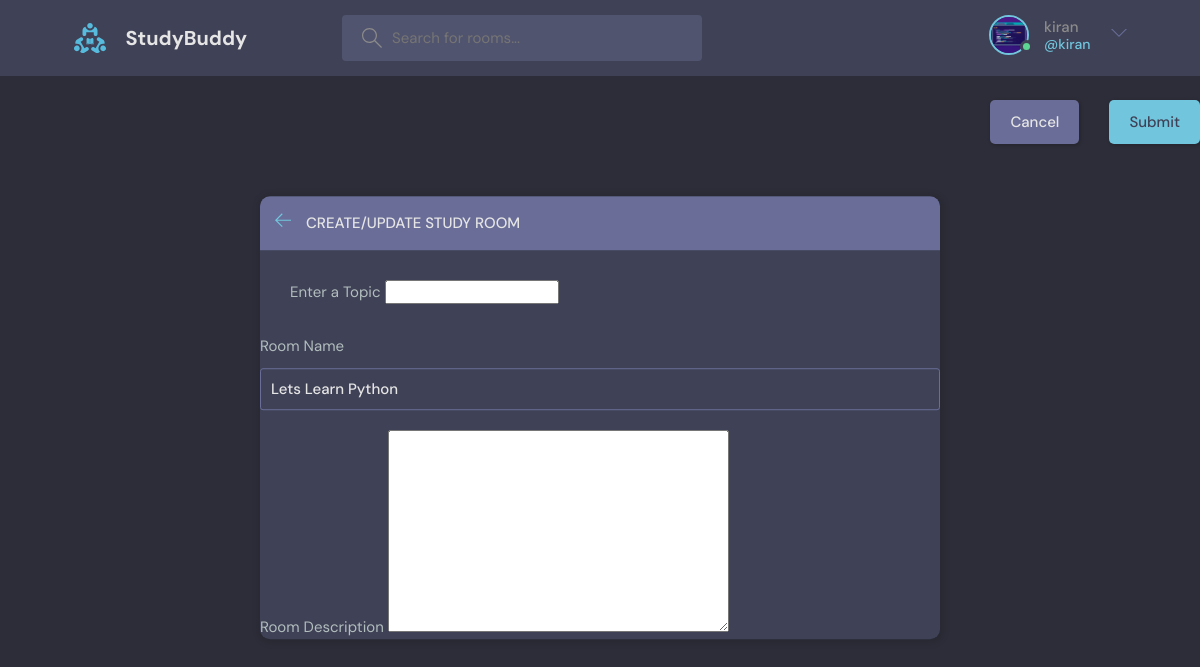
The app's page /update-room/1/ (signed in) with its own data.
### base/models.py (models this page shows, shortened)
class User(AbstractUser):
    name = models.CharField(max_length=200, null=True)
    email = models.EmailField(null=True, unique=True)
    bio = models.TextField(null=True)
    avatar = models.ImageField(null=True, default="avatar.svg")
    USERNAME_FIELD = 'email'
    REQUIRED_FIELDS = []

class Room(models.Model):
    host = models.ForeignKey(User, on_delete=models.SET_NULL, null=True)
    topic = models.ForeignKey(Topic, on_delete=models.SET_NULL, null=True)
    name = models.CharField(max_length=200)
    description = models.TextField(null=True, blank=True)
    participants = models.ManyToManyField(User, related_name='participants', blank=True)
    updated = models.DateTimeField(auto_now=True)
    created = models.DateTimeField(auto_now_add=True)
    class Meta:
        ordering = ['-updated','-created']

### base/views.py (the view, shortened to what this page needs)
# urls.py: path('update-room/<str:pk>/', views.updateRoom, name="update-room"),
@login_required(login_url= 'login')
def updateRoom(request, pk):
    room = Room.objects.get(id=pk)
    form = RoomForm(instance=room)
    topics = Topic.objects.all()
    if request.user != room.host:
        return HttpResponse('You are not allowed here!!')
    context = {'form': form, 'topics': topics}
    return render(request, 'base/room_form.html', context)

### base/forms.py
class RoomForm(ModelForm):
    class Meta:
        model = Room
        fields = '__all__'
        exclude = ['host', 'participants']

### base/templates/base/room_form.html (shortened to what this page needs)
{% extends 'main.html' %}
{% block content %}
  <main class="create-room layout">
    <div class="container">
      <div class="layout__box">
        <div class="layout__boxHeader">
          <div class="layout__boxTitle">
            <a href="{% url 'home' %}">
              <svg version="1.1" xmlns="http://www.w3.org/2000/svg" width="32" height="32" viewBox="0 0 32 32">
                <title>arrow-left</title>
                <path
                  d="M13.723 2.286l-13.723 13.714 13.719 13.714 1.616-1.611-10.96-10.96h27.625v-2.286h-27.625l10.965-10.965-1.616-1.607z">
                </path>
              </svg>
            </a>
            <h3>Create/Update Study Room</h3>
          </div>
        </div>
        <div class="layout__body">
          <form class="form" action="" method="POST">
              <label for="room_topic">Enter a Topic</label>
              <input required type="text" value="{{room.topic.name}}" name="topic" list="topic-list"/>
            </div>
            <div class="form__group">
              <label for="room_name">Room Name</label>
              {{form.name}}
            </div>
              <label for="room_description">Room Description</label>
              {{form.description}}
            </div>
            </div>
            <div class="form__action">
              <a class="btn btn--dark" href="index.html">Cancel</a>
              <button class="btn btn--main" type="submit">Submit</button>
            </div>
  </main>
  {% endblock content %}

### templates/navbar.html (shortened to what this page needs)
{% load static %}
<header class="header header--loggedIn">
    <div class="container">
      <a href="{% url 'home' %}" class="header__logo">
        <img src="{% static 'images/logo.svg'%}"  />
        <h1>StudyBuddy</h1>
      </a>
      <form class="header__search" method="GET" action="{% url 'home' %}">
        <label>
          <input name="q" placeholder="Search for rooms..." />
        </label>
      </form>
      <nav class="header__menu">
        {% if request.user.is_authenticated %}
        <div class="header__user">
          <a href="{% url 'update-user' %}">
            <div class="avatar avatar--medium active">
              <img src="{{request.user.avatar.url}}" />
            </div>
            <p>{{request.user.username}} <span>@{{request.user.username}}</span></p>
          </a>
          <button class="dropdown-button">
            <svg version="1.1" xmlns="http://www.w3.org/2000/svg" width="32" height="32" viewBox="0 0 32 32">
              <title>chevron-down</title>
              <path d="M16 21l-13-13h-3l16 16 16-16h-3l-13 13z"></path>
            </svg>
          </button>
        </div>
        {% else %}
        <a href="{% url 'login' %}">
          <img src="{% static 'images/avatar.svg' %}" />
          <p>Login</p>
        </a>
        {% endif %}
      </nav>
    </div>
  </header>

### records on screen
User: user.avatar (picture), user.username "kiran"
Room: name "Lets Learn Python"
